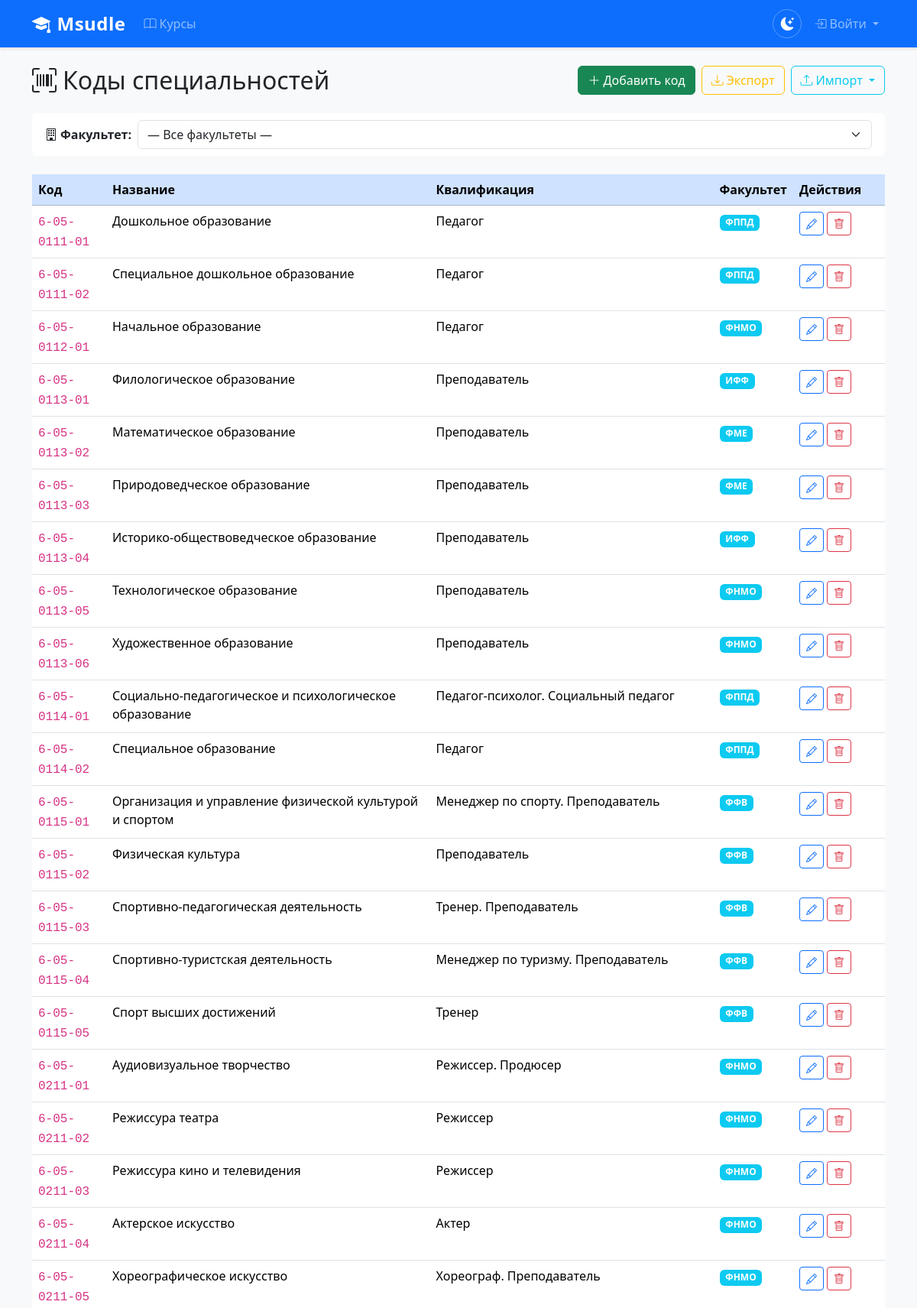
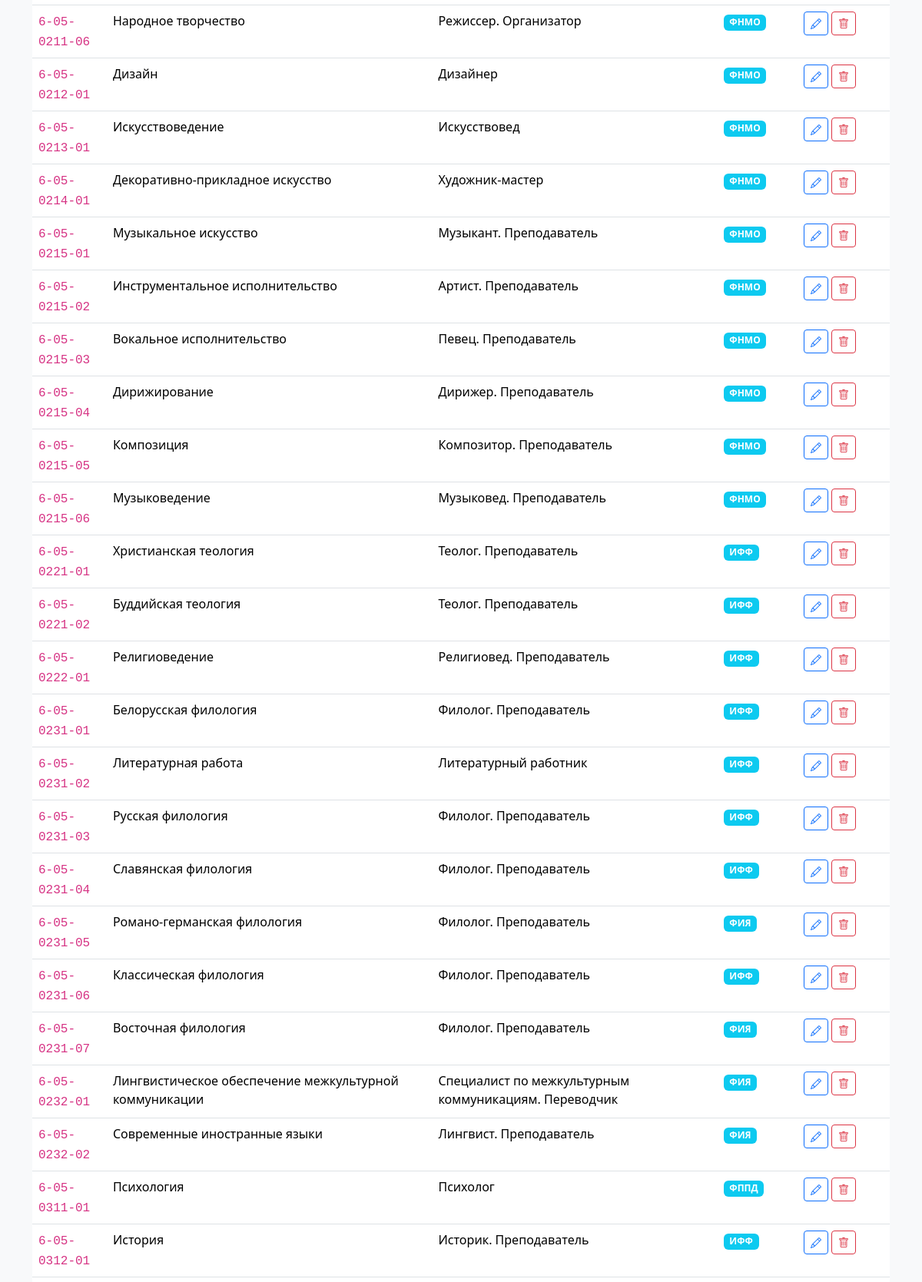
Screenshot of /umo/ (upper part) with the database file from the repository (2 pictures, top to bottom).
### umo/models.py (models this page shows, shortened)
class Shifr(models.Model):
    code = models.CharField(max_length=20, verbose_name='Код', help_text='Пример: 6-05-0612-01, 1-40-01-01')
    name = models.CharField(max_length=300, null=True, blank=True, verbose_name='Название')
    qualification = models.CharField(max_length=300, null=True, blank=True, verbose_name='Квалификация')
    faculty = models.ForeignKey(
        Faculty,
        on_delete=models.SET_NULL,
        null=True,
        blank=True,
        related_name='shifrs',
        verbose_name='Факультет',
        help_text='Факультет, к которому относится данный код специальности',
    )
    class Meta:
        verbose_name = 'Код специальности'
        verbose_name_plural = 'Коды специальностей'

### structure/models.py (models this page shows, shortened)
class Faculty(models.Model):
    university = models.ForeignKey(
        University,
        on_delete=models.CASCADE,
        related_name='faculties',
        verbose_name='Университет',
    )
    full_name = models.CharField(max_length=500, verbose_name='Полное наименование')
    short_name = models.CharField(max_length=100, verbose_name='Краткое наименование')
    identifier = models.CharField(
        max_length=50,
        unique=True,
        null=True,
        blank=True,
        verbose_name='Идентификатор',
        help_text='Для внутренних нужд, не отображается в интерфейсе',
    )
    dean = models.ForeignKey(
        User,
        on_delete=models.SET_NULL,
        null=True,
        blank=True,
        related_name='faculties_as_dean',
        verbose_name='Декан',
    )
    group_numbers = models.CharField(
        max_length=200,
        null=True,
        blank=True,
        verbose_name='Номера групп',
        help_text='Через запятую: первые цифры номеров групп этого факультета, например: 1,2,3',
    )
    class Meta:
        verbose_name = 'Факультет'
        verbose_name_plural = 'Факультеты'
    def __init__(self, *args, **kwargs):
        super().__init__(*args, **kwargs)
        self._initial_dean = self.dean if self.pk else None

### umo/views.py (the view)
# urls.py: path('', views.shifr_list, name='shifr_list'),
def shifr_list(request):
    faculty_id = request.GET.get('faculty', '')
    faculties = Faculty.objects.all()
    shifrs = Shifr.objects.select_related('faculty').order_by('code')
    if faculty_id:
        shifrs = shifrs.filter(faculty_id=faculty_id)
    return render(request, 'umo/shifr_list.html', {
        'shifrs': shifrs,
        'faculties': faculties,
        'selected_faculty': int(faculty_id) if faculty_id else None,
    })

### templates/umo/shifr_list.html (shortened to what this page needs)
{% extends "base.html" %}
{% block content %}
<div class="container mt-4">
    <div class="d-flex justify-content-between align-items-center mb-4">
        <h2 class="mb-0">
            <i class="bi bi-upc-scan me-2"></i>Коды специальностей
        </h2>
        {% if not user.fio|default:'' %}
        <div class="d-flex gap-2">
            <a href="{% url 'umo:shifr_create' %}" class="btn btn-success">
                <i class="bi bi-plus-lg me-1"></i>Добавить код
            </a>
            <a href="{% url 'umo:shifr_export' %}" class="btn btn-outline-warning" title="Экспорт всех кодов (CSV)" id="exportShifrBtn">
                <i class="bi bi-download me-1"></i>Экспорт
            </a>
            <div class="dropdown">
                <button class="btn btn-outline-info dropdown-toggle" type="button" data-bs-toggle="dropdown">
                    <i class="bi bi-upload me-1"></i>Импорт
                </button>
            </div>
        </div>
        {% endif %}
    </div>
    <div class="card mb-4">
        <div class="card-body py-2">
            <form method="get" class="row g-2 align-items-center">
                <div class="col-auto">
                    <label for="facultyFilter" class="col-form-label fw-semibold">
                        <i class="bi bi-building me-1"></i>Факультет:
                    </label>
                </div>
                <div class="col-auto flex-grow-1">
                    <select name="faculty" id="facultyFilter" class="form-select" onchange="this.form.submit()">
                        <option value="">— Все факультеты —</option>
                    </select>
                </div>
            </form>
        </div>
    </div>
    {% if shifrs %}
    <div class="table-responsive">
        <table class="table table-hover">
            <thead class="table-primary">
                <tr>
                    <th>Код</th>
                    <th>Название</th>
                    <th>Квалификация</th>
                    <th>Факультет</th>
                    {% if not user.fio|default:'' %}
                    <th style="width: 120px;">Действия</th>
                    {% endif %}
                </tr>
            </thead>
            <tbody>
                {% for shifr in shifrs %}
                <tr>
                    <td><code class="fs-6">{{ shifr.code }}</code></td>
                    <td>{{ shifr.name|default:"—" }}</td>
                    <td>{{ shifr.qualification|default:"—" }}</td>
                    <td>
                        {% if shifr.faculty %}
                        <span class="badge bg-info">{{ shifr.faculty.short_name|default:shifr.faculty.full_name }}</span>
                        {% else %}
                        <span class="text-muted">—</span>
                        {% endif %}
                    </td>
                    {% if not user.fio|default:'' %}
                    <td>
                        <div class="d-flex gap-1">
                            <a href="{% url 'umo:shifr_edit' shifr.id %}" class="btn btn-sm btn-outline-primary" title="Редактировать">
                                <i class="bi bi-pencil"></i>
                            </a>
                            <a href="{% url 'umo:shifr_delete' shifr.id %}" class="btn btn-sm btn-outline-danger" title="Удалить">
                                <i class="bi bi-trash"></i>
                            </a>
                        </div>
                    </td>
                    {% endif %}
                </tr>
                {% endfor %}
            </tbody>
        </table>
    </div>
    {% else %}
    <div class="text-center py-5 text-muted">
        <i class="bi bi-upc-scan" style="font-size: 3rem;"></i>
        <p class="mt-3 fs-5">Коды не найдены</p>
    </div>
    {% endif %}
</div>
{% endblock %}

### templates/base.html (shortened to what this page needs)
{% load static %}{% load short_name %}
<!DOCTYPE html>
<html lang="ru">
<head>
    <link href="{% static 'css/bootstrap.min.css' %}" rel="stylesheet">
    <link href="{% static 'css/bootstrap-icons.css' %}" rel="stylesheet">
    <link href="{% static 'css/main.css' %}" rel="stylesheet">
</head>
<body>
    <nav class="navbar navbar-expand-lg navbar-dark bg-primary">
        <div class="container">
            <a class="navbar-brand" href="{% url 'index' %}">
                <i class="bi bi-mortarboard-fill me-2"></i>Msudle
            </a>
            <div class="collapse navbar-collapse" id="navbarNav">
                <ul class="navbar-nav me-auto">
                    <li class="nav-item">
                        <a class="nav-link" href="{% url 'dashboard' %}">
                            <i class="bi bi-book me-1"></i>Курсы
                        </a>
                    </li>
                </ul>
                <ul class="navbar-nav">
                    <li class="nav-item d-flex align-items-center">
                        <button class="theme-toggle" id="themeToggle" title="Переключить тему">
                            <i class="bi bi-moon-stars-fill"></i>
                        </button>
                    </li>
                    {% if user.is_authenticated %}
                        {% if user.fio|default:'' %}
                            <li class="nav-item dropdown">
                                <a class="nav-link dropdown-toggle" href="#" id="userDropdown" role="button"
                                   data-bs-toggle="dropdown" aria-expanded="false">
                                    <i class="bi bi-person-circle me-1"></i>{{ user|short_name }}
                                </a>
                                <ul class="dropdown-menu dropdown-menu-end" aria-labelledby="userDropdown">
                                    <li><span class="dropdown-item-text text-muted small">
                                        <i class="bi bi-mortarboard me-1"></i>Студент
                                    </span></li>
                                    <li><span class="dropdown-item-text">
                                        Группа: {{ user.group.group_number }}
                                    </span></li>
                                    <li><hr class="dropdown-divider"></li>
                                    <li>
                                        <a class="dropdown-item" href="{% url 'students:logout' %}">
                                            <i class="bi bi-box-arrow-right me-1"></i>Выйти
                                        </a>
                                    </li>
                                </ul>
                            </li>
                            {% else %}
                            <li class="nav-item dropdown">
                                <a class="nav-link dropdown-toggle" href="#" id="userDropdown" role="button"
                                   data-bs-toggle="dropdown" aria-expanded="false">
                                    <i class="bi bi-person-circle me-1"></i>{{ user|short_name }}
                                </a>
                                <ul class="dropdown-menu dropdown-menu-end" aria-labelledby="userDropdown">
                                    <li><span class="dropdown-item-text text-muted small">
                                        <i class="bi bi-person-badge me-1"></i>
                                        {% if user.is_staff %}Администратор{% else %}Сотрудник{% endif %}
                                    </span></li>
                                    <li><span class="dropdown-item-text">
                                        Логин: {{ user.get_username }}
                                    </span></li>
                                    {% if user.groups.all %}
                                    <li><span class="dropdown-item-text small text-muted">
                                        Группы: {{ user.groups.all|join:", " }}
                                    </span></li>
                                    {% endif %}
                                    <li><hr class="dropdown-divider"></li>
                                    <li>
                                        <a class="dropdown-item" href="{% url 'students:logout' %}">
                                            <i class="bi bi-box-arrow-right me-1"></i>Выйти
                                        </a>
                                    </li>
                                </ul>
                            </li>
                        {% endif %}
                    {% else %}
                        <li class="nav-item dropdown">
                            <a class="nav-link dropdown-toggle" href="#" id="loginDropdown" role="button"
                               data-bs-toggle="dropdown" aria-expanded="false">
                                <i class="bi bi-box-arrow-in-right me-1"></i>Войти
                            </a>
                        </li>
                    {% endif %}
                </ul>
            </div>
        </div>
    </nav>
    <main>
        {% block content %}{% endblock %}
    </main>
</body>
</html>

### static/css/main.css (style rules this page uses)
:root { --bg-body: #f8f9fa; --bg-card: #ffffff; --text-primary: #212529; --text-muted: #6c757d; --border-card: transparent; --shadow-card: 0 0.5rem 1rem rgba(0, 0, 0, 0.15); --bg-light-section: #f8f9fa; --footer-bg: #212529; --hero-bg: #0d6efd; --navbar-bg: #0d6efd; --input-bg: #ffffff; --input-border: #dee2e6; --input-text: #212529; --dropdown-bg: #ffffff; --dropdown-text: #212529; --dropdown-hover: #f8f9fa; --text-white: #ffffff; }
body { font-family: 'Segoe UI', Tahoma, Geneva, Verdana, sans-serif; display: flex; flex-direction: column; min-height: 100vh; background-color: var(--bg-body); color: var(--text-primary); transition: background-color 0.3s ease, color 0.3s ease; }
main { flex: 1; }
.card { transition: transform 0.3s ease, box-shadow 0.3s ease, background-color 0.3s ease; background-color: var(--bg-card); border-color: var(--border-card); color: var(--text-primary); }
.navbar { box-shadow: 0 2px 4px rgba(0, 0, 0, 0.1); }
.navbar.bg-primary { background-color: var(--navbar-bg) !important; transition: background-color 0.3s ease; }
.navbar-brand { font-size: 1.5rem; font-weight: 700; letter-spacing: 0.5px; }
.theme-toggle { background: none; border: 1px solid rgba(255,255,255,0.3); color: #fff; border-radius: 50%; width: 38px; height: 38px; display: flex; align-items: center; justify-content: center; cursor: pointer; transition: background-color 0.2s ease, border-color 0.2s ease; margin-left: auto; margin-right: 8px; }
.theme-toggle i { font-size: 1.1rem; }

### rows the page displays
Shifr: code "6-05-0111-01", name "Дошкольное образование", qualification "Педагог", faculty.short_name "ФППД"
Shifr: code "6-05-0111-02", name "Специальное дошкольное образование", qualification "Педагог", faculty.short_name "ФППД"
Shifr: code "6-05-0112-01", name "Начальное образование", qualification "Педагог", faculty.short_name "ФНМО"
Shifr: code "6-05-0113-01", name "Филологическое образование", qualification "Преподаватель", faculty.short_name "ИФФ"
Shifr: code "6-05-0113-02", name "Математическое образование", qualification "Преподаватель", faculty.short_name "ФМЕ"
Shifr: code "6-05-0113-03", name "Природоведческое образование", qualification "Преподаватель", faculty.short_name "ФМЕ"
Shifr: code "6-05-0113-04", name "Историко-обществоведческое образование", qualification "Преподаватель", faculty.short_name "ИФФ"
Shifr: code "6-05-0113-05", name "Технологическое образование", qualification "Преподаватель", faculty.short_name "ФНМО"
Shifr: code "6-05-0113-06", name "Художественное образование", qualification "Преподаватель", faculty.short_name "ФНМО"
Shifr: code "6-05-0114-01", name "Социально-педагогическое и психологическое образование", qualification "Педагог-психолог. Социальный педагог", faculty.short_name "ФППД"
Shifr: code "6-05-0114-02", name "Специальное образование", qualification "Педагог", faculty.short_name "ФППД"
Shifr: code "6-05-0115-01", name "Организация и управление физической культурой и спортом", qualification "Менеджер по спорту. Преподаватель", faculty.short_name "ФФВ"
Shifr: code "6-05-0115-02", name "Физическая культура", qualification "Преподаватель", faculty.short_name "ФФВ"
Shifr: code "6-05-0115-03", name "Спортивно-педагогическая деятельность", qualification "Тренер. Преподаватель", faculty.short_name "ФФВ"
Shifr: code "6-05-0115-04", name "Спортивно-туристская деятельность", qualification "Менеджер по туризму. Преподаватель", faculty.short_name "ФФВ"
Shifr: code "6-05-0115-05", name "Спорт высших достижений", qualification "Тренер", faculty.short_name "ФФВ"
Shifr: code "6-05-0211-01", name "Аудиовизуальное творчество", qualification "Режиссер. Продюсер", faculty.short_name "ФНМО"
Shifr: code "6-05-0211-02", name "Режиссура театра", qualification "Режиссер", faculty.short_name "ФНМО"
Shifr: code "6-05-0211-03", name "Режиссура кино и телевидения", qualification "Режиссер", faculty.short_name "ФНМО"
Shifr: code "6-05-0211-04", name "Актерское искусство", qualification "Актер", faculty.short_name "ФНМО"
Shifr: code "6-05-0211-05", name "Хореографическое искусство", qualification "Хореограф. Преподаватель", faculty.short_name "ФНМО"
Shifr: code "6-05-0211-06", name "Народное творчество", qualification "Режиссер. Организатор", faculty.short_name "ФНМО"
Shifr: code "6-05-0212-01", name "Дизайн", qualification "Дизайнер", faculty.short_name "ФНМО"
Shifr: code "6-05-0213-01", name "Искусствоведение", qualification "Искусствовед", faculty.short_name "ФНМО"
Shifr: code "6-05-0214-01", name "Декоративно-прикладное искусство", qualification "Художник-мастер", faculty.short_name "ФНМО"
Shifr: code "6-05-0215-01", name "Музыкальное искусство", qualification "Музыкант. Преподаватель", faculty.short_name "ФНМО"
Shifr: code "6-05-0215-02", name "Инструментальное исполнительство", qualification "Артист. Преподаватель", faculty.short_name "ФНМО"
Shifr: code "6-05-0215-03", name "Вокальное исполнительство", qualification "Певец. Преподаватель", faculty.short_name "ФНМО"
Shifr: code "6-05-0215-04", name "Дирижирование", qualification "Дирижер. Преподаватель", faculty.short_name "ФНМО"
Shifr: code "6-05-0215-05", name "Композиция", qualification "Композитор. Преподаватель", faculty.short_name "ФНМО"
Shifr: code "6-05-0215-06", name "Музыковедение", qualification "Музыковед. Преподаватель", faculty.short_name "ФНМО"
Shifr: code "6-05-0221-01", name "Христианская теология", qualification "Теолог. Преподаватель", faculty.short_name "ИФФ"
Shifr: code "6-05-0221-02", name "Буддийская теология", qualification "Теолог. Преподаватель", faculty.short_name "ИФФ"
Shifr: code "6-05-0222-01", name "Религиоведение", qualification "Религиовед. Преподаватель", faculty.short_name "ИФФ"
Shifr: code "6-05-0231-01", name "Белорусская филология", qualification "Филолог. Преподаватель", faculty.short_name "ИФФ"
Shifr: code "6-05-0231-02", name "Литературная работа", qualification "Литературный работник", faculty.short_name "ИФФ"
Shifr: code "6-05-0231-03", name "Русская филология", qualification "Филолог. Преподаватель", faculty.short_name "ИФФ"
Shifr: code "6-05-0231-04", name "Славянская филология", qualification "Филолог. Преподаватель", faculty.short_name "ИФФ"
Shifr: code "6-05-0231-05", name "Романо-германская филология", qualification "Филолог. Преподаватель", faculty.short_name "ФИЯ"
Shifr: code "6-05-0231-06", name "Классическая филология", qualification "Филолог. Преподаватель", faculty.short_name "ИФФ"
Shifr: code "6-05-0231-07", name "Восточная филология", qualification "Филолог. Преподаватель", faculty.short_name "ФИЯ"
Shifr: code "6-05-0232-01", name "Лингвистическое обеспечение межкультурной коммуникации", qualification "Специалист по межкультурным коммуникациям. Переводчик", faculty.short_name "ФИЯ"
Shifr: code "6-05-0232-02", name "Современные иностранные языки", qualification "Лингвист. Преподаватель", faculty.short_name "ФИЯ"
Shifr: code "6-05-0311-01", name "Психология", qualification "Психолог", faculty.short_name "ФППД"
Shifr: code "6-05-0312-01", name "История", qualification "Историк. Преподаватель", faculty.short_name "ИФФ"
